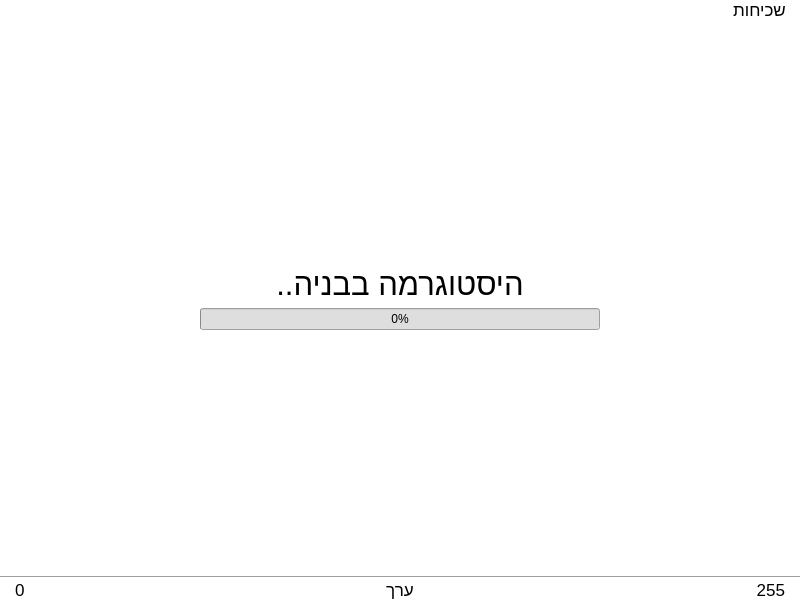
<?xml version="1.0" encoding="UTF-8"?>
<ui version="4.0">
 <class>Histogram</class>
 <widget class="QWidget" name="Histogram">
  <property name="geometry">
   <rect>
    <x>0</x>
    <y>0</y>
    <width>800</width>
    <height>600</height>
   </rect>
  </property>
  <property name="sizePolicy">
   <sizepolicy hsizetype="Preferred" vsizetype="Preferred">
    <horstretch>0</horstretch>
    <verstretch>0</verstretch>
   </sizepolicy>
  </property>
  <property name="minimumSize">
   <size>
    <width>0</width>
    <height>0</height>
   </size>
  </property>
  <property name="maximumSize">
   <size>
    <width>16777215</width>
    <height>16777215</height>
   </size>
  </property>
  <property name="windowTitle">
   <string>Form</string>
  </property>
  <property name="layoutDirection">
   <enum>Qt::RightToLeft</enum>
  </property>
  <layout class="QGridLayout" name="gridLayout_2">
   <property name="verticalSpacing">
    <number>0</number>
   </property>
   <property name="margin">
    <number>0</number>
   </property>
   <item row="2" column="0">
    <widget class="QFrame" name="frmTitles">
     <property name="minimumSize">
      <size>
       <width>0</width>
       <height>0</height>
      </size>
     </property>
     <property name="maximumSize">
      <size>
       <width>16777215</width>
       <height>30</height>
      </size>
     </property>
     <property name="layoutDirection">
      <enum>Qt::LeftToRight</enum>
     </property>
     <property name="autoFillBackground">
      <bool>false</bool>
     </property>
     <property name="styleSheet">
      <string notr="true">background-color: qlineargradient(spread:pad, x1:0, y1:0, x2:1, y2:0, stop:0 rgba(255, 255, 255, 255), stop:1 rgba(255, 255, 255, 255));</string>
     </property>
     <property name="frameShape">
      <enum>QFrame::NoFrame</enum>
     </property>
     <property name="frameShadow">
      <enum>QFrame::Raised</enum>
     </property>
     <layout class="QGridLayout" name="gridLayout">
      <property name="verticalSpacing">
       <number>1</number>
      </property>
      <property name="margin">
       <number>0</number>
      </property>
      <item row="0" column="0" colspan="3">
       <widget class="Line" name="line">
        <property name="orientation">
         <enum>Qt::Horizontal</enum>
        </property>
       </widget>
      </item>
      <item row="1" column="0">
       <widget class="QLabel" name="lblMin">
        <property name="font">
         <font>
          <pointsize>13</pointsize>
         </font>
        </property>
        <property name="text">
         <string>0</string>
        </property>
        <property name="alignment">
         <set>Qt::AlignLeading|Qt::AlignLeft|Qt::AlignVCenter</set>
        </property>
        <property name="indent">
         <number>15</number>
        </property>
       </widget>
      </item>
      <item row="1" column="1">
       <widget class="QLabel" name="lblVal">
        <property name="font">
         <font>
          <pointsize>13</pointsize>
         </font>
        </property>
        <property name="layoutDirection">
         <enum>Qt::RightToLeft</enum>
        </property>
        <property name="text">
         <string>ערך</string>
        </property>
        <property name="alignment">
         <set>Qt::AlignCenter</set>
        </property>
       </widget>
      </item>
      <item row="1" column="2">
       <widget class="QLabel" name="lblMax">
        <property name="font">
         <font>
          <pointsize>13</pointsize>
         </font>
        </property>
        <property name="layoutDirection">
         <enum>Qt::LeftToRight</enum>
        </property>
        <property name="text">
         <string>255</string>
        </property>
        <property name="alignment">
         <set>Qt::AlignRight|Qt::AlignTrailing|Qt::AlignVCenter</set>
        </property>
        <property name="indent">
         <number>15</number>
        </property>
       </widget>
      </item>
     </layout>
    </widget>
   </item>
   <item row="1" column="0">
    <widget class="QFrame" name="frmBg">
     <property name="sizePolicy">
      <sizepolicy hsizetype="MinimumExpanding" vsizetype="MinimumExpanding">
       <horstretch>0</horstretch>
       <verstretch>0</verstretch>
      </sizepolicy>
     </property>
     <property name="layoutDirection">
      <enum>Qt::LeftToRight</enum>
     </property>
     <property name="autoFillBackground">
      <bool>false</bool>
     </property>
     <property name="styleSheet">
      <string notr="true">background-color: rgb(255, 255, 255);</string>
     </property>
     <property name="frameShape">
      <enum>QFrame::NoFrame</enum>
     </property>
     <property name="frameShadow">
      <enum>QFrame::Raised</enum>
     </property>
     <layout class="QHBoxLayout" name="horizontalLayout">
      <property name="spacing">
       <number>1</number>
      </property>
      <property name="leftMargin">
       <number>11</number>
      </property>
      <property name="topMargin">
       <number>0</number>
      </property>
      <property name="rightMargin">
       <number>11</number>
      </property>
      <property name="bottomMargin">
       <number>0</number>
      </property>
      <item>
       <widget class="QWidget" name="widget" native="true">
        <property name="sizePolicy">
         <sizepolicy hsizetype="Preferred" vsizetype="Expanding">
          <horstretch>0</horstretch>
          <verstretch>0</verstretch>
         </sizepolicy>
        </property>
        <property name="layoutDirection">
         <enum>Qt::RightToLeft</enum>
        </property>
        <layout class="QGridLayout" name="gridLayout_3">
         <property name="leftMargin">
          <number>9</number>
         </property>
         <property name="topMargin">
          <number>0</number>
         </property>
         <property name="rightMargin">
          <number>9</number>
         </property>
         <property name="bottomMargin">
          <number>0</number>
         </property>
         <item row="0" column="0">
          <spacer name="verticalSpacer_2">
           <property name="orientation">
            <enum>Qt::Vertical</enum>
           </property>
           <property name="sizeHint" stdset="0">
            <size>
             <width>20</width>
             <height>40</height>
            </size>
           </property>
          </spacer>
         </item>
         <item row="1" column="0">
          <widget class="QLabel" name="lblMessage">
           <property name="font">
            <font>
             <pointsize>23</pointsize>
            </font>
           </property>
           <property name="autoFillBackground">
            <bool>false</bool>
           </property>
           <property name="text">
            <string>היסטוגרמה בבניה..</string>
           </property>
           <property name="alignment">
            <set>Qt::AlignCenter</set>
           </property>
          </widget>
         </item>
         <item row="2" column="0">
          <widget class="QProgressBar" name="prgHistBar">
           <property name="enabled">
            <bool>true</bool>
           </property>
           <property name="maximumSize">
            <size>
             <width>400</width>
             <height>16777215</height>
            </size>
           </property>
           <property name="layoutDirection">
            <enum>Qt::LeftToRight</enum>
           </property>
           <property name="styleSheet">
            <string notr="true">background-color: rgb(222, 222, 222);</string>
           </property>
           <property name="value">
            <number>0</number>
           </property>
           <property name="alignment">
            <set>Qt::AlignCenter</set>
           </property>
           <property name="orientation">
            <enum>Qt::Horizontal</enum>
           </property>
          </widget>
         </item>
         <item row="3" column="0">
          <spacer name="verticalSpacer">
           <property name="orientation">
            <enum>Qt::Vertical</enum>
           </property>
           <property name="sizeHint" stdset="0">
            <size>
             <width>20</width>
             <height>40</height>
            </size>
           </property>
          </spacer>
         </item>
        </layout>
       </widget>
      </item>
     </layout>
    </widget>
   </item>
   <item row="0" column="0">
    <widget class="QLabel" name="lblCommon">
     <property name="enabled">
      <bool>true</bool>
     </property>
     <property name="sizePolicy">
      <sizepolicy hsizetype="Preferred" vsizetype="Minimum">
       <horstretch>0</horstretch>
       <verstretch>0</verstretch>
      </sizepolicy>
     </property>
     <property name="font">
      <font>
       <pointsize>13</pointsize>
      </font>
     </property>
     <property name="styleSheet">
      <string>background-color: rgb(255, 255, 255);</string>
     </property>
     <property name="lineWidth">
      <number>2</number>
     </property>
     <property name="text">
      <string>   שכיחות      </string>
     </property>
     <property name="alignment">
      <set>Qt::AlignLeading|Qt::AlignLeft|Qt::AlignTop</set>
     </property>
     <property name="wordWrap">
      <bool>false</bool>
     </property>
     <property name="margin">
      <number>3</number>
     </property>
     <property name="indent">
      <number>0</number>
     </property>
     <property name="openExternalLinks">
      <bool>false</bool>
     </property>
    </widget>
   </item>
  </layout>
 </widget>
 <resources/>
 <connections/>
</ui>
